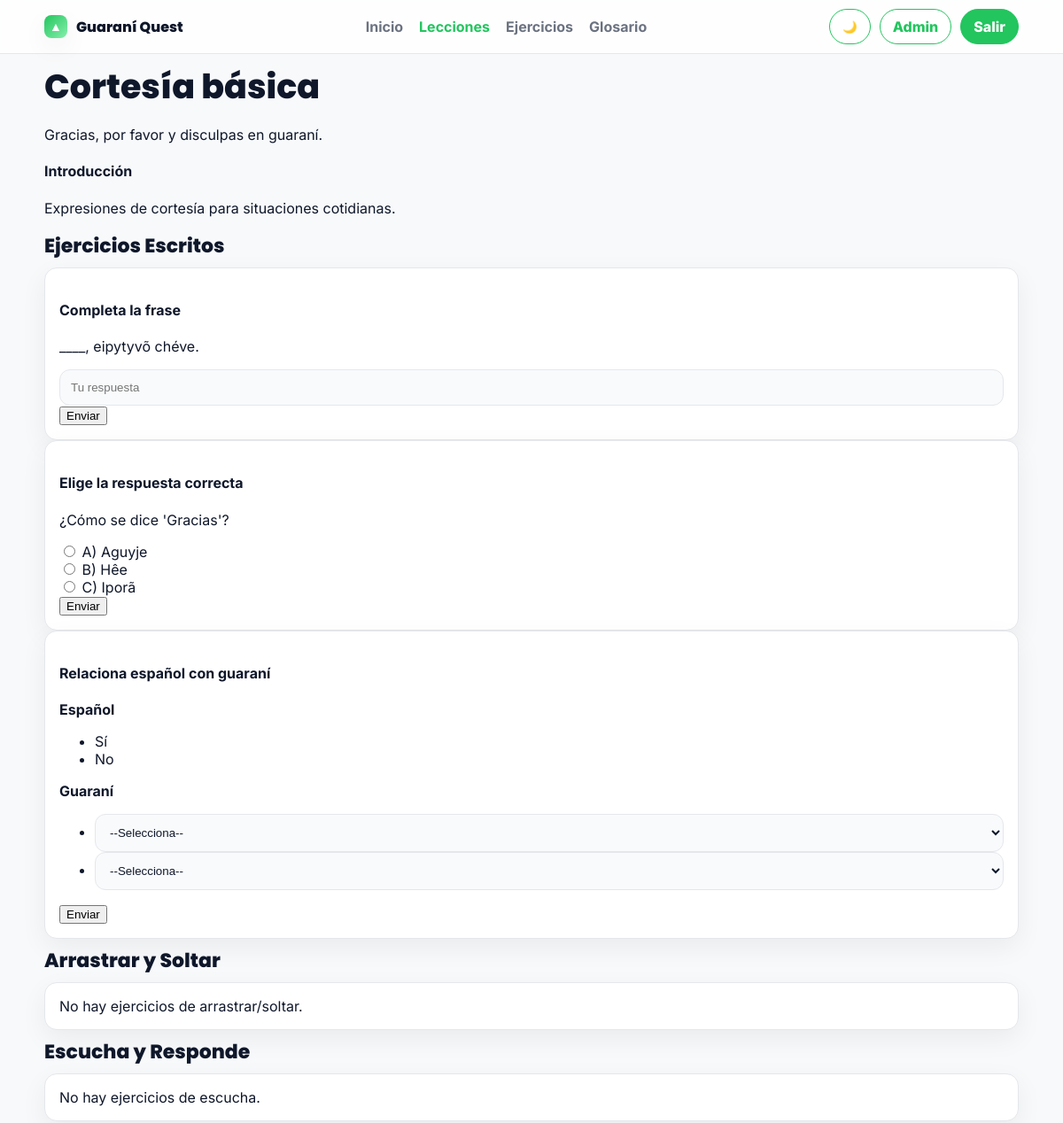
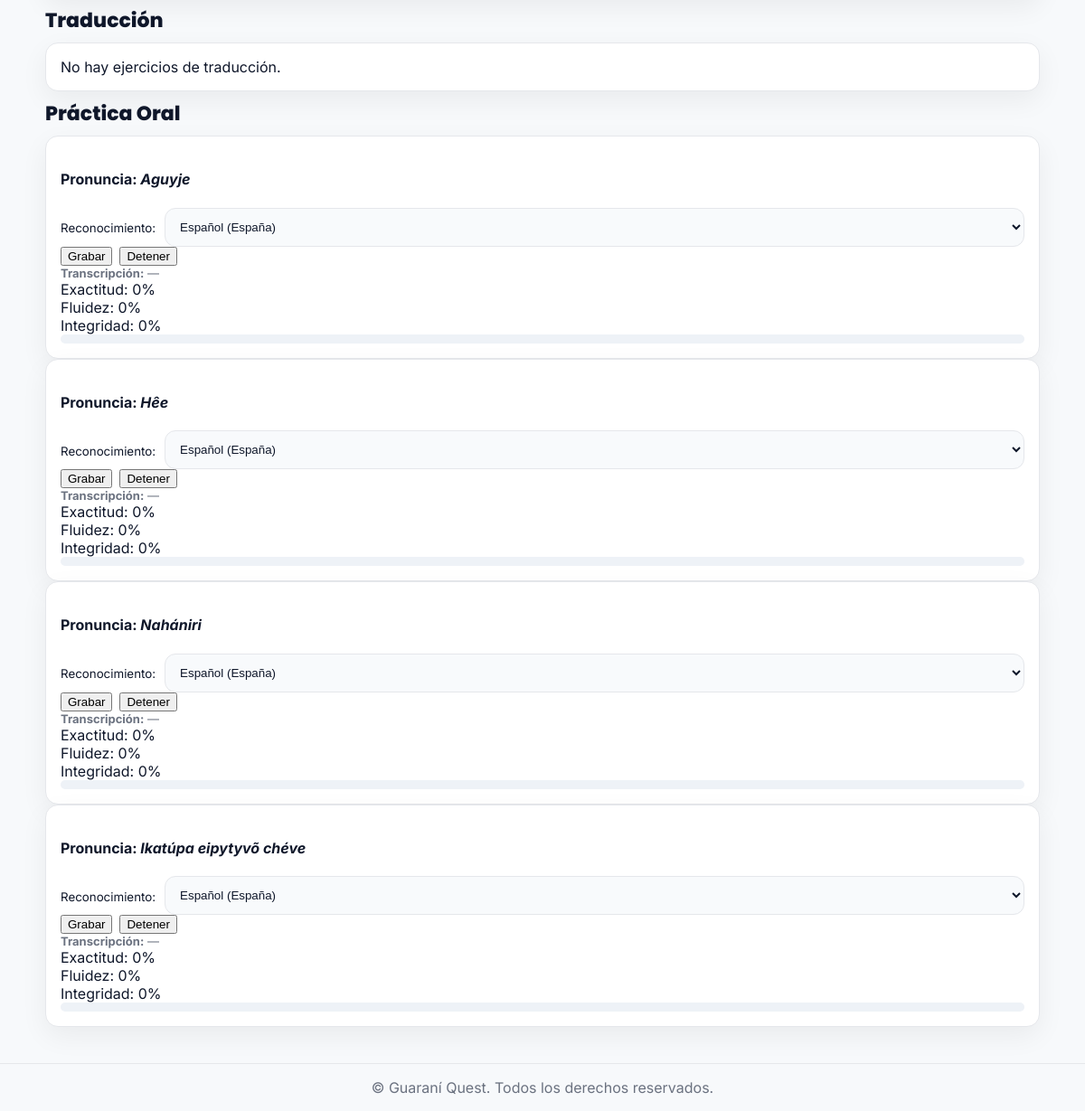
The app's page /learning/lessons/4/ (signed in) with its own data (2 pictures, top to bottom).
### learning/models.py (models this page shows, shortened)
class Lesson(models.Model):
    title = models.CharField(max_length=200)
    description = models.TextField(blank=True)
    order = models.PositiveIntegerField(default=0)
    is_published = models.BooleanField(default=True)
    class Meta:
        ordering = ["order", "id"]

class LessonSection(models.Model):
    lesson = models.ForeignKey(Lesson, on_delete=models.CASCADE, related_name="sections")
    title = models.CharField(max_length=200, blank=True)
    body = models.TextField(blank=True)
    reference_audio = models.FileField(upload_to="lesson_sections/", blank=True, null=True)
    order = models.PositiveIntegerField(default=0)
    class Meta:
        ordering = ["order", "id"]

class FillBlankExercise(models.Model):
    lesson = models.ForeignKey(Lesson, on_delete=models.CASCADE, related_name="fillblanks")
    prompt_text = models.TextField(help_text="Usa '____' para indicar el espacio en blanco.")
    correct_answer = models.CharField(max_length=255)
    order = models.PositiveIntegerField(default=0)
    class Meta:
        ordering = ["order", "id"]

class MultipleChoiceExercise(models.Model):
    lesson = models.ForeignKey(Lesson, on_delete=models.CASCADE, related_name="mcqs")
    question_text = models.TextField()
    choices_json = models.JSONField()
    correct_key = models.CharField(max_length=10)
    order = models.PositiveIntegerField(default=0)
    class Meta:
        ordering = ["order", "id"]

class MatchingExercise(models.Model):
    lesson = models.ForeignKey(Lesson, on_delete=models.CASCADE, related_name="matchings")
    instructions = models.CharField(max_length=255, default="Relaciona las parejas")
    order = models.PositiveIntegerField(default=0)
    class Meta:
        ordering = ["order", "id"]

class MatchingPair(models.Model):
    exercise = models.ForeignKey(MatchingExercise, on_delete=models.CASCADE, related_name="pairs")
    left_text = models.CharField(max_length=255)
    right_text = models.CharField(max_length=255)

class PronunciationExercise(models.Model):
    lesson = models.ForeignKey(Lesson, on_delete=models.CASCADE, related_name="pronun_exercises")
    text_guarani = models.CharField(max_length=255)
    reference_audio = models.FileField(upload_to="pronunciation_refs/", blank=True, null=True)
    order = models.PositiveIntegerField(default=0)
    class Meta:
        ordering = ["order", "id"]

### learning/views.py (the view)
# urls.py: path("lessons/<int:pk>/", views.lesson_detail, name="lesson_detail"),
@login_required
def lesson_detail(request, pk):
    lesson = get_object_or_404(Lesson, pk=pk, is_published=True)
    ctx = {
        "lesson": lesson,
        "sections": lesson.sections.all(),
        "fillblanks": lesson.fillblanks.all(),
        "mcqs": lesson.mcqs.all(),
        "matchings": lesson.matchings.all(),
        "pronun_exercises": lesson.pronun_exercises.all(),
    }
    return render(request, "learning/lesson_detail.html", ctx)

### learning/templates/learning/lesson_detail.html (shortened to what this page needs)
{% extends "base.html" %}
{% load static %}
{% block content %}
  <h1>{{ lesson.title }}</h1>
  <p>{{ lesson.description }}</p>
  {% for section in sections %}
    <section class="section">
      <h4>{{ section.title }}</h4>
      <p>{{ section.body }}</p>
    </section>
  {% endfor %}
  <h3>Ejercicios Escritos</h3>
  {% for ex in fillblanks %}
    {% include "learning/partials/exercise_fillblank.html" with ex=ex %}
  {% endfor %}
  {% for ex in mcqs %}
    {% include "learning/partials/exercise_mcq.html" with ex=ex %}
  {% endfor %}
  {% for ex in matchings %}
    {% include "learning/partials/exercise_matching.html" with ex=ex %}
  {% endfor %}
  <h3>Arrastrar y Soltar</h3>
{% for ex in dragdrops %}
  {% include "learning/partials/exercise_dragdrop.html" with ex=ex %}
{% empty %}
  <div class="card">No hay ejercicios de arrastrar/soltar.</div>
{% endfor %}
<h3>Escucha y Responde</h3>
{% for ex in listenings %}
  {% include "learning/partials/exercise_listening.html" with ex=ex %}
{% empty %}
  <div class="card">No hay ejercicios de escucha.</div>
{% endfor %}
<h3>Traducción</h3>
{% for ex in translations %}
  {% include "learning/partials/exercise_translation.html" with ex=ex %}
{% empty %}
  <div class="card">No hay ejercicios de traducción.</div>
{% endfor %}
{% load static %}
  <h3>Práctica Oral</h3>
  {% for ex in pronun_exercises %}
    {% include "learning/partials/pronunciation.html" with ex=ex %}
  {% empty %}
    <p>No hay ejercicios de pronunciación en esta lección.</p>
  {% endfor %}
{% endblock %}

### learning/templates/learning/partials/exercise_fillblank.html (shortened to what this page needs)
<div class="card exercise" id="fillblank-{{ ex.id }}">
  <h4>Completa la frase</h4>
  <p>{{ ex.prompt_text }}</p>
  <input type="text" name="answer" placeholder="Tu respuesta" />
  <button class="btn" onclick="submitFillBlank({{ ex.id }})">Enviar</button>
</div>

### learning/templates/learning/partials/exercise_mcq.html (shortened to what this page needs)
<div class="card exercise" id="mcq-{{ ex.id }}">
  <h4>Elige la respuesta correcta</h4>
  <p>{{ ex.question_text }}</p>
  {% for opt in ex.choices_json %}
    <label>
      <input type="radio" name="mcq-{{ ex.id }}" value="{{ opt.key }}"> {{ opt.key }}) {{ opt.text }}
    </label><br>
  {% endfor %}
  <button class="btn" onclick="submitMCQ({{ ex.id }})">Enviar</button>
</div>

### learning/templates/learning/partials/exercise_matching.html (shortened to what this page needs)
<div class="card exercise" id="matching-{{ ex.id }}">
  <h4>{{ ex.instructions }}</h4>
  <div class="grid-two">
    <div>
      <strong>Español</strong>
      <ul>
        {% for pair in ex.pairs.all %}
          <li data-left="{{ pair.left_text }}">{{ pair.left_text }}</li>
        {% endfor %}
      </ul>
    </div>
    <div>
      <strong>Guaraní</strong>
      <ul>
        {% for pair in ex.pairs.all %}
          <li>
            <select class="match-right" data-left="{{ pair.left_text }}">
              <option value="">--Selecciona--</option>
            </select>
          </li>
        {% endfor %}
      </ul>
    </div>
  </div>
  <button class="btn" onclick="submitMatching({{ ex.id }})">Enviar</button>
</div>

### learning/templates/learning/partials/pronunciation.html (shortened to what this page needs)
<div class="card exercise" id="pronun-{{ ex.id }}">
  <h4>Pronuncia: <em>{{ ex.text_guarani }}</em></h4>
  <div class="mb-2" style="display:flex;gap:10px;align-items:center;">
    <label for="lang-{{ ex.id }}"><small>Reconocimiento:</small></label>
    <select id="lang-{{ ex.id }}">
      <option value="es-ES">Español (España)</option>
    </select>
  </div>
  <div class="pronun-controls" style="display:flex;gap:8px;flex-wrap:wrap;">
    <button class="btn" onclick="startPronunciation('{{ ex.id }}', `{{ ex.text_guarani }}`)">Grabar</button>
    <button class="btn-secondary" onclick="stopPronunciation('{{ ex.id }}')">Detener</button>
  </div>
  <div class="mt-2" style="font-size:13px;color:var(--muted);">
    <strong>Transcripción:</strong>
    <span id="live-{{ ex.id }}" class="transcript">—</span>
  </div>
  <div class="pronun-feedback mt-2">
    <div>Exactitud: <span id="acc-{{ ex.id }}">0</span>%</div>
    <div>Fluidez: <span id="flu-{{ ex.id }}">0</span>%</div>
    <div>Integridad: <span id="comp-{{ ex.id }}">0</span>%</div>
    <div class="progress"><div class="bar" id="bar-{{ ex.id }}" style="width:0%"></div></div>
  </div>
</div>

### learning/static/css/styles.css (style rules this page uses)
:root { --green:#22c55e; --green-600:#16a34a; --green-700:#15803d; --bg:#f7f9fb; --text:#0f172a; --muted:#6b7280; --card:#ffffff; --border:#e5e7eb; --radius:14px; --shadow:0 10px 30px rgba(0,0,0,.06); }
* { box-sizing:border-box }
html,body { height:100% }
body.qx { margin:0; background:var(--bg); color:var(--text); font-family:Inter,system-ui,Arial,sans-serif; }
h1,h2,h3 { font-family:Poppins,Inter;font-weight:800;margin:8px 0 }
h1 { font-size:38px }
h3 { font-size:22px }
.card { background:var(--card);border:1px solid var(--border);border-radius:var(--radius);box-shadow:var(--shadow);padding:16px }
input[type="text"],input[type="email"],input[type="password"],select,textarea { width:100%;padding:12px;border-radius:12px;border:1px solid var(--border);background:#f8fafc;color:var(--text);outline:none }
.progress { height:10px;width:100%;border-radius:999px;background:#eef2f7;overflow:hidden }

### records on screen
Lesson: title "Cortesía básica", description "Gracias, por favor y disculpas en guaraní."
LessonSection: title "Introducción", body "Expresiones de cortesía para situaciones cotidianas."
FillBlankExercise: prompt_text "____, eipytyvõ chéve."
MultipleChoiceExercise: question_text "¿Cómo se dice 'Gracias'?", key "A" "B" "C", text "Aguyje" "Hêe" "Iporã"
MatchingExercise: instructions "Relaciona español con guaraní"
MatchingPair: left_text "Sí"
MatchingPair: left_text "No"
PronunciationExercise: text_guarani "Aguyje", id "Español (España)"
PronunciationExercise: text_guarani "Hêe", id "Español (España)"
PronunciationExercise: text_guarani "Nahániri", id "Español (España)"
PronunciationExercise: text_guarani "Ikatúpa eipytyvõ chéve", id "Español (España)"
